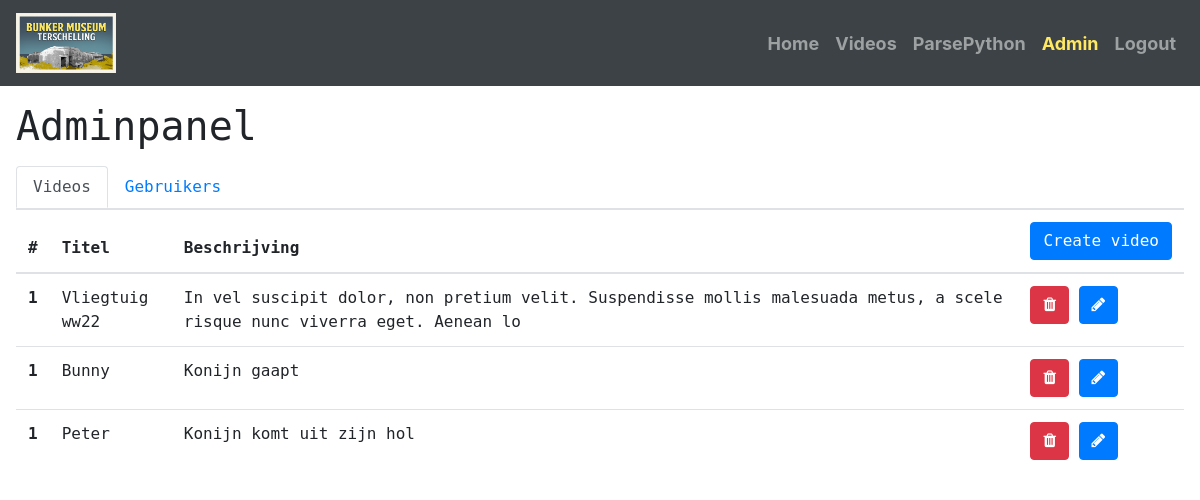
The page /admin (signed in) on the database its author committed.
### models.py (models this page shows)
class Video(db.Model):
    id = db.Column(db.Integer, primary_key=True)
    title = db.Column(db.String(64), index=True)
    beschrijving = db.Column(db.String(120), index=True)
    cords = db.Column(db.String(120), index=True)
    href = db.Column(db.String(120), index=True)

### admin.py (the view)
@admin.route("/admin", methods=['GET'])
@login_required
def adminPanel():
    video_data = Video.query.all()
    user_data = User.query.all()
    return render_template('admin/admin.html', video_data=video_data, user_data=user_data);

### __init__.py (called while the page is built)
@login_manager.user_loader
def load_user(user_id):
    return User.query.get(int(user_id))

### templates/admin/admin.html (shortened to what this page needs)
{% set active_page = "admin" %}
{% extends "base.html" %}
    {% block content %}
    <h1>Adminpanel</h1>
    <div class="nav nav-tabs" id="nav-tab" role="tablist" style="margin-top: 1em;">
        <a class="nav-link active" id="nav-home-tab" data-toggle="tab" href="#nav-home" role="tab"
            aria-controls="nav-home" aria-selected="true">Videos</a>
        <a class="nav-link" id="nav-profile-tab" data-toggle="tab" href="#nav-profile" role="tab"
            aria-controls="nav-profile" aria-selected="false">Gebruikers</a>
    </div>
    <div class="tab-content" id="nav-tabContent">
        <div class="tab-pane fade show active" id="nav-home" role="tabpanel" aria-labelledby="nav-home-tab">
            <table class="table">
                <thead>
                    <tr>
                        <th scope="col">#</th>
                        <th scope="col">Titel</th>
                        <th scope="col">Beschrijving</th>
                        <th scope="col">
                            <button type="button" class="btn btn-primary" data-toggle="modal" data-target="#CreateModal"
                                style="float: right;" data-whatever="@mdo">Create video</button>
                        </th>
                    </tr>
                </thead>
                <tbody>
                    {% for video in video_data %}
                    <tr>
                        <th scope="row">1</th>
                        <td>{{video.title}}</td>
                        <td>{{video.beschrijving}}</td>
                        <td><button type="button" class="btn btn-danger" data-toggle="modal"
                                data-target="#DeleteBevestiging"><i class="fa fa-trash" aria-hidden="true"></i></button>
                            <button type="button" class="btn btn-primary" data-toggle="modal"
                                data-target="#editModal{{ video.id }}" data-whatever="@mdo"><i class="fa fa-pencil"
                                    aria-hidden="true"></i></button>
                        </td>
                    </tr>
                    {% endfor %}
                </tbody>
            </table>
        </div>
    </div>
    </div>
    {% endblock %}

### templates/base.html (shortened to what this page needs)
<!DOCTYPE html>
<html>
<head>
    <link rel="stylesheet" href="{{ url_for('static', filename='css/style.css') }}" type="text/css">
    <link rel="stylesheet" href="https://maxcdn.bootstrapcdn.com/bootstrap/4.0.0/css/bootstrap.min.css"
>
    <link rel="stylesheet" href="https://cdnjs.cloudflare.com/ajax/libs/font-awesome/4.7.0/css/font-awesome.min.css">
</head>
<body>
    <div class="overlay">
        <div id="container">
            <header>
                <nav class="navbar  navbar-expand-lg navbar-dark  scrolling-navbar" id="test">
                    <a class="navbar-brand" href="{{ url_for('main.index') }}"><img class="nav-img-logo"
                            src="../static/images/LogoBunkersTS2.png" width="100px" height="60px"></img></a>
                    <div class="collapse navbar-collapse" id="navbarSupportedContent">
                        {% if current_user.is_authenticated %}
                        {% set navigation_bar = [
                        ('/', 'index', 'Home'),
                        ('/videos', 'Videos', 'Videos'),
                        ('/parsePython', 'parsePython', 'ParsePython'),
                        ('/admin', 'admin', 'Admin'),
                        ('/logout', 'logout','Logout'),
                        ] -%}
                        {% else %}
                        {% set navigation_bar = [
                        ('/login', 'Login', 'Login'),
                        ] -%}
                        {% endif %}
                        {% set active_page = active_page|default('index') -%}
                        <ul class=" navigation navbar-nav ml-auto menu">
                            {% for href, id, caption in navigation_bar %}
                            <li {% if id==active_page %} class="active" {% endif %}><a class="nav-link"
                                    href="{{ href|e }}">{{ caption|e }}</a>
                            </li>
                            {% endfor %}
                        </ul>
                    </div>
                </nav>
            </header>
            <main>
                {% block content %}
                {% endblock %}
        </div>
</body>

### static/css/style.css (style rules this page uses)
main { font-family: DejaVu Sans Mono, monospace; flex: 1; display: flex; word-break: break-all; padding: 1em; }
.active .nav-link { color: #FEE864 !important; font-size: 18px; font-weight: bold; }
nav { background-color: #3C4245; }
nav a { color: #fff; font-size: 18px; font-weight: bold; }
#container { width: 100%; height: 100VH; margin: 0 auto; display: flex; flex-direction: column; }
html { height: 100%; }
body { height: 100%; margin: 0; background-repeat: no-repeat; background-attachment: fixed; }
.show { display: block; }

### rows shown on the page
Video: title "Vliegtuig ww22", beschrijving "In vel suscipit dolor, non pretium velit. Suspendisse mollis malesuada metus, a scelerisque nunc viverra eget. Aenean lo"
Video: title "Bunny", beschrijving "Konijn gaapt"
Video: title "Peter", beschrijving "Konijn komt uit zijn hol"

### other values the page prints
{{ caption|e }} "Home" "Videos" "ParsePython" "Admin" "Logout"
